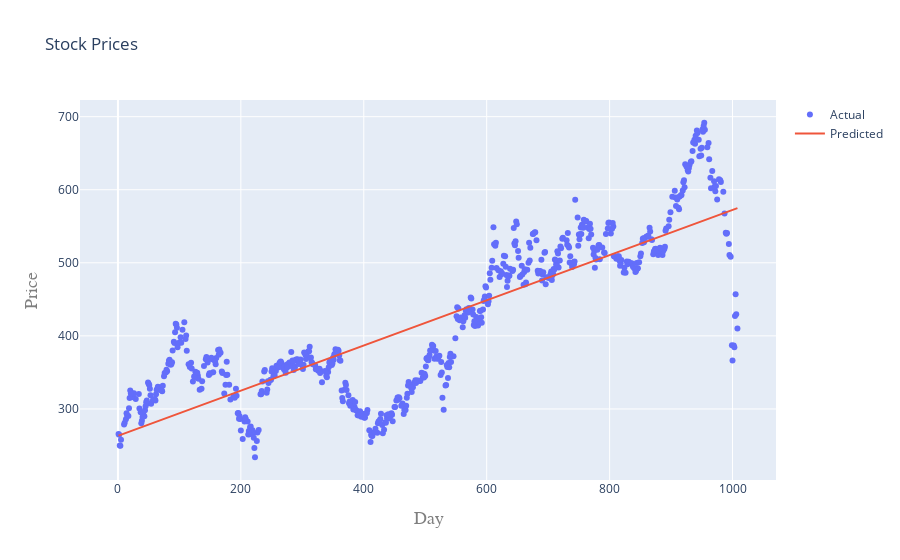

The code cell stored with this chart in its notebook:
### Code cell
iplot(plot2)

### Figure 1 — Plotly figure (JSON) as saved in the notebook; plotly's stock layout.template omitted (floating-point values rounded to 4 significant figures; data arrays with more than 128 entries replaced by an {"elided": "..."} marker saying what was removed)
{"data": [{"mode": "markers", "name": "Actual", "type": "scatter", "x": {"elided": "706 int values"}, "y": {"elided": "706 float values"}}, {"mode": "lines", "name": "Predicted", "type": "scatter", "x": {"elided": "706 int values"}, "y": {"elided": "706 float values"}}], "layout": {"title": {"text": "Stock Prices"}, "xaxis": {"title": {"font": {"color": "#7f7f7f", "family": "Courier New , monospace", "size": 18}, "text": "Day"}}, "yaxis": {"title": {"font": {"color": "#7f7f7f", "family": "Courier New, monospace", "size": 18}, "text": "Price"}}}}
